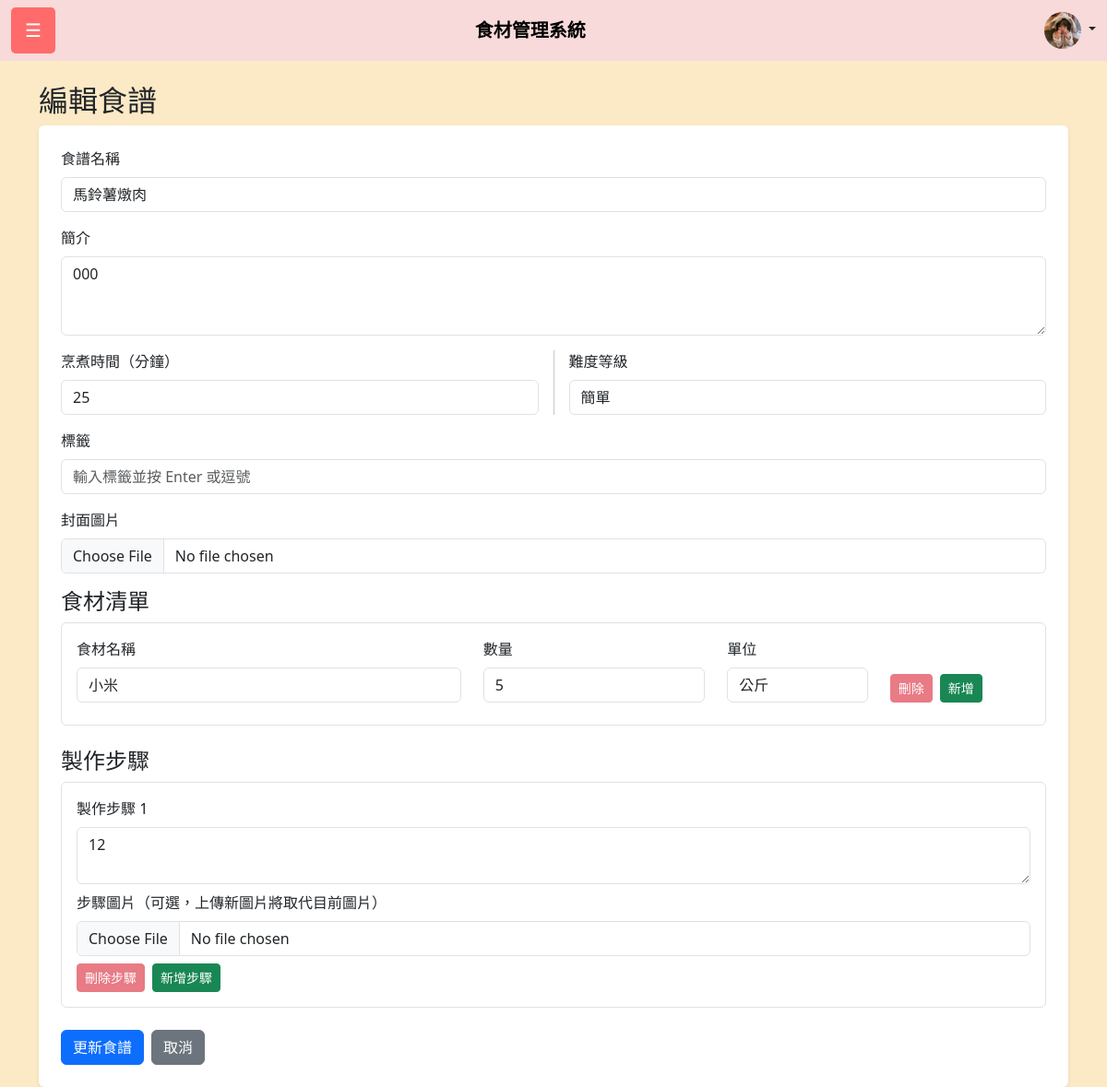
/edit_recipe.php?RecipeId=33 (signed in), run on the app's committed database.
### tables this page shows
CREATE TABLE `user` (
  `uId` int(11) NOT NULL,
  `uName` varchar(50) NOT NULL,
  `Password` varchar(255) NOT NULL,
  `Email` varchar(50) NOT NULL,
  `Language` varchar(50) DEFAULT NULL,
  `uImage` varchar(255) DEFAULT NULL
);

CREATE TABLE `recipe` (
  `RecipeId` int(11) NOT NULL,
  `rName` varchar(50) NOT NULL,
  `cooktime` int(11) DEFAULT NULL,
  `DifficultyLevel` varchar(20) DEFAULT NULL,
  `Description` text DEFAULT NULL,
  `uId` int(11) NOT NULL,
  `UploadDate` timestamp NOT NULL DEFAULT current_timestamp(),
  `CoverImage` varchar(255) DEFAULT NULL,
  `ViewCount` int(11) NOT NULL DEFAULT 0
);

CREATE TABLE `recipeingredient` (
  `RecipeId` int(11) NOT NULL,
  `IngredientName` varchar(100) NOT NULL,
  `Quantity` int(11) DEFAULT NULL,
  `Unit` varchar(50) DEFAULT NULL
);

CREATE TABLE `recipesteps` (
  `RecipeId` int(11) NOT NULL,
  `StepOrder` int(11) NOT NULL,
  `StepDescription` text NOT NULL,
  `StepImage` varchar(255) DEFAULT NULL
);

### edit_recipe.php (the view, shortened to what this page needs)
<?php
$conn = new mysqli("localhost", "root", "", "foodmanager");
$conn->set_charset("utf8mb4");
$uId = $_SESSION['user_id'];
$recipe_id = null;
if (isset($_GET['RecipeId']) && is_numeric($_GET['RecipeId'])) {
    $recipe_id = (int) $_GET['RecipeId'];
}
$existing_recipe = null;
$existing_ingredients = [];
$existing_steps = [];
$stmt_recipe = $conn->prepare("SELECT * FROM Recipe WHERE RecipeId = ? AND uId = ?");
$stmt_recipe->bind_param("ii", $recipe_id, $uId);
$stmt_recipe->execute();
$result_recipe = $stmt_recipe->get_result();
if ($result_recipe->num_rows === 1) {
    $existing_recipe = $result_recipe->fetch_assoc();
} else {
    header("Location: recipe.php?error=recipenotfound_or_unauthorized_edit");
    exit();
}
$stmt_ing = $conn->prepare("SELECT IngredientName, Quantity, Unit FROM recipeingredient WHERE RecipeId = ? ORDER BY IngredientName");
$stmt_ing->bind_param("i", $recipe_id);
$stmt_ing->execute();
$result_ing = $stmt_ing->get_result();
while ($row_ing = $result_ing->fetch_assoc()) {
    $existing_ingredients[] = $row_ing;
}
$stmt_steps_db = $conn->prepare("SELECT StepOrder, StepDescription, StepImage FROM RecipeSteps WHERE RecipeId = ? ORDER BY StepOrder");
$stmt_steps_db->bind_param("i", $recipe_id);
$stmt_steps_db->execute();
$result_steps_db = $stmt_steps_db->get_result();
while ($row_steps_db = $result_steps_db->fetch_assoc()) {
    $existing_steps[] = $row_steps_db;
}
$tags_array = [];
$existing_tags_str = implode(',', $tags_array);
?>
<!DOCTYPE html>
<html lang="zh-Hant">
<head>
    <link rel="stylesheet" href="css/boot.css">
    <link href="https://cdn.jsdelivr.net/npm/bootstrap@5.3.0/dist/css/bootstrap.min.css" rel="stylesheet">
    <link rel="stylesheet" href="https://cdn.jsdelivr.net/npm/@yaireo/tagify/dist/tagify.css">
</head>
<body>
    <?php include 'navbar.php'; ?>
    <div class="container mt-4">
        <h2>編輯食譜</h2>
        <div class="bg-white p-4 rounded shadow-sm">
            <form method="POST" enctype="multipart/form-data"
                action="edit_recipe.php?RecipeId=<?php echo $recipe_id;  ?>">
                <div class="mb-3">
                    <label for="rName" class="form-label">食譜名稱</label>
                    <input type="text" class="form-control" id="rName" name="rName" required
                        value="<?php echo htmlspecialchars($existing_recipe['rName'] ?? ''); ?>">
                </div>
                <div class="mb-3">
                    <label for="description" class="form-label">簡介</label>
                    <textarea class="form-control" id="description" name="description"
                        rows="3"><?php echo htmlspecialchars($existing_recipe['Description'] ?? ''); ?></textarea>
                </div>
                <div class="mb-3 d-flex align-items-center">
                    <div class="d-flex flex-column" style="flex: 1;">
                        <label for="cooktime" class="form-label">烹煮時間（分鐘）</label>
                        <input type="number" class="form-control" id="cooktime" name="cooktime"
                            value="<?php echo htmlspecialchars($existing_recipe['cooktime'] ?? ''); ?>">
                    </div>
                    <div class="d-flex flex-column" style="flex: 1;">
                        <label for="difficultyLevel" class="form-label">難度等級</label>
                        <select class="form-control" id="difficultyLevel" name="difficultyLevel">
                            <option value="簡單" <?php echo (($existing_recipe['DifficultyLevel'] ?? '') === '簡單') ? 'selected' : ''; ?>>簡單</option>
                        </select>
                    </div>
                </div>
                <div class="mb-3">
                    <label for="tags" class="form-label">標籤</label>
                    <input id="tags" name="tags" class="form-control" placeholder="輸入標籤並按 Enter 或逗號"
                        value="<?php echo htmlspecialchars($existing_tags_str); ?>">
                </div>
                <div class="mb-3">
                    <label for="coverImage" class="form-label">封面圖片</label>
                    <input type="file" class="form-control" id="coverImage" name="coverImage" accept="image/*">
                </div>
                <div class="mb-4">
                    <h4>食材清單</h4>
                    <div id="ingredients-container">
                        <?php if (!empty($existing_ingredients)): ?>
                            <?php foreach ($existing_ingredients as $index_ing => $ingredient): ?>
                                <div class="ingredient-group mb-3 p-3 border rounded">
                                    <div class="row">
                                        <div class="col-md-5 mb-2">
                                            <label class="form-label">食材名稱</label>
                                            <input list="ingredientList_<?php echo $index_ing; ?>" class="form-control"
                                                name="ingredients[name][]" placeholder="輸入或選擇食材名稱" required
                                                value="<?php echo htmlspecialchars($ingredient['IngredientName']); ?>">
                                        </div>
                                        <div class="col-md-3 mb-2">
                                            <label class="form-label">數量</label>
                                            <input type="text" class="form-control" name="ingredients[quantity][]"
                                                placeholder="例如：2"
                                                value="<?php echo htmlspecialchars($ingredient['Quantity']); ?>">
                                        </div>
                                        <div class="col-md-2 mb-2">
                                            <label class="form-label">單位</label>
                                            <select class="form-control" name="ingredients[unit][]">
                                                <option value="公斤" <?php echo ($ingredient['Unit'] === '公斤') ? 'selected' : ''; ?>>公斤</option>
                                            </select>
                                        </div>
                                        <div class="col-md-2 mb-2 d-flex align-items-end">
                                            <div class="d-flex gap-2 w-100">
                                                <button type="button" class="btn btn-danger btn-sm"
                                                    onclick="removeIngredient(this)">刪除</button>
                                                <button type="button" class="btn btn-success btn-sm" onclick="addIngredient()"
                                                    style="<?php echo ($index_ing === count($existing_ingredients) - 1) ? '' : 'display:none;'; ?>">新增</button>
                                            </div>
                                        </div>
                                    </div>
                                </div>
                            <?php endforeach; ?>
                        <?php endif; ?>
                    </div>
                </div>
                <div class="mb-4">
                    <h4>製作步驟</h4>
                    <div id="steps-container">
                        <?php if (!empty($existing_steps)): ?>
                            <?php foreach ($existing_steps as $index_step => $step): ?>
                                <div class="step-group mb-3 p-3 border rounded">
                                    <label class="form-label step-label">製作步驟 <?php echo $index_step + 1; ?></label>
                                    <textarea class="form-control" name="steps[description][]" rows="2"
                                        required><?php echo htmlspecialchars($step['StepDescription']); ?></textarea>
                                    <div class="mt-2">
                                        <label class="form-label">步驟圖片（可選，上傳新圖片將取代目前圖片）</label>
                                        <input type="file" class="form-control" name="steps[image][<?php echo $index_step; ?>]"
                                            accept="image/*">
                                    </div>
                                    <div class="mt-2 d-flex gap-2">
                                        <button type="button" class="btn btn-danger btn-sm"
                                            onclick="removeStep(this)">刪除步驟</button>
                                        <button type="button" class="btn btn-success btn-sm" onclick="addStep()"
                                            style="<?php echo ($index_step === count($existing_steps) - 1) ? '' : 'display:none;'; ?>">新增步驟</button>
                                    </div>
                                </div>
                            <?php endforeach; ?>
                        <?php endif; ?>
                    </div>
                </div>
                <div class="d-flex gap-2">
                    <button type="submit" name="update_recipe" class="btn btn-primary">更新食譜</button>
                    <a href="recipe.php" class="btn btn-secondary">取消</a>
                </div>
            </form>
        </div>
    </div>
</body>
</html>

### navbar.php (shortened to what this page needs)
<?php
$conn = new mysqli("localhost", "root", "", "foodmanager");
$userImage = 'uploads/user-placeholder.jpg';
if (isset($_SESSION['user_id']) && isset($conn)) {
    $uId = $_SESSION['user_id'];
    $stmt = $conn->prepare("SELECT uImage FROM user WHERE uId = ?");
    if ($stmt) {
        $stmt->bind_param("i", $uId);
        $stmt->execute();
        $result = $stmt->get_result();
        if ($row = $result->fetch_assoc()) {
            $userImage = !empty($row['uImage']) ? $row['uImage'] : $userImage;
        }
    } else {
        error_log("Navbar prepare failed: " . $conn->error);
    }
}
?>
<nav class="navbar navbar-expand-lg">
    <div class="container-fluid">
        <button class="menu-btn me-3" data-bs-toggle="offcanvas" data-bs-target="#sidebar">☰</button>
        <a class="navbar-brand" href="index.php">食材管理系統</a>
        <div class="d-flex">
            <?php if (isset($_SESSION['user_id'])): ?>
                <div class="dropdown me-3">
                    <button class="btn btn-link position-relative" type="button" id="notificationDropdown" data-bs-toggle="dropdown" aria-expanded="false">
                    </button>
                </div>
                <div class="dropdown">
                    <a class="nav-link dropdown-toggle" href="#" id="userDropdown" role="button" data-bs-toggle="dropdown" aria-expanded="false">
                        <img src="<?php echo htmlspecialchars($userImage); ?>" class="rounded-circle" alt="用戶頭像" width="40" height="40">
                    </a>
                </div>
            <?php else: ?>
                <button class="btn btn-outline-success" onclick="location.href='login.php'">登入</button>
            <?php endif; ?>
        </div>
    </div>
</nav>

### css/boot.css (style rules this page uses)
body { margin: 0; font-family: Arial, sans-serif; background-color: #fce9c5 !important; }
.navbar { background-color: #f8dada !important; }
.navbar-brand { font-weight: bold; }
.menu-btn { background: #ff6b6b; color: white; border: none; padding: 10px 15px; font-size: 20px; cursor: pointer; border-radius: 5px; transition: background 0.2s; }

### data on the page
user: uImage (picture)
recipe: rName "馬鈴薯燉肉", description "000", cooktime "25", difficultyLevel "簡單"
recipeingredient: IngredientName "小米", Quantity "5", Unit "公斤"
recipesteps: StepDescription "12"
